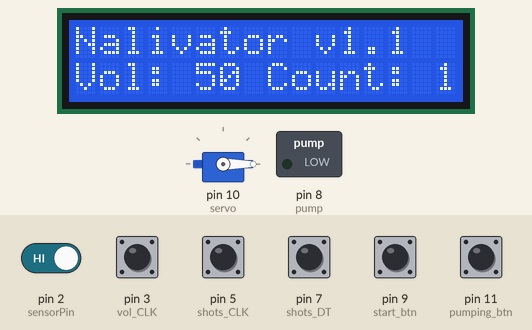
A sketch run on a simulated Arduino Uno, built with avr-gcc and run on an emulated ATmega328P. Parts: 16×2 character LCD, servo, switched loads named in the sketch (green lamp = pin HIGH). The test bench sets the inputs (shaded band); at power-on: pin 2 (sensorPin), pin 3 (vol_CLK), pin 5 (shots_CLK), pin 7 (shots_DT), pin 9 (start_btn), pin 11 (pumping_btn) HIGH. What the sketch prints to the serial monitor is not drawn.

Above: at 1.2 s.
1.3 s: pin 9 (start_btn) pulled LOW for 0.15 s
At 1.6 s:
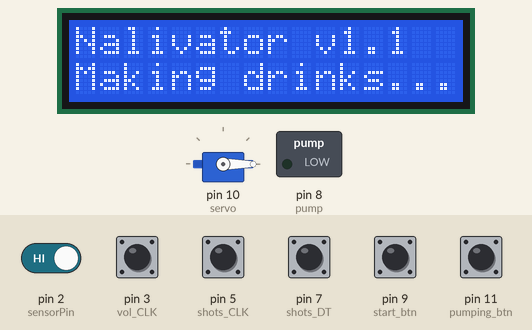
At 3.2 s:
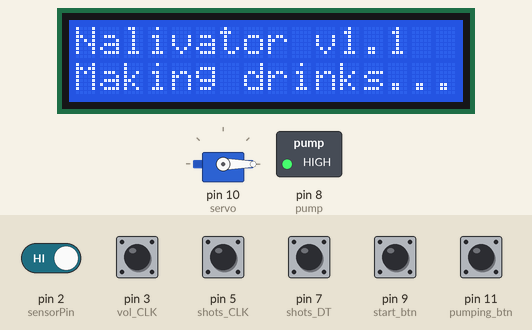
Timing chart, 0 to 44.3 s (numbered marks = the images above; inputs shaded):
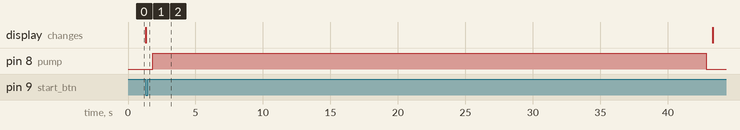

The sketch:

nalivator.ino
```cpp
#include <Wire.h>
#include <LiquidCrystal_I2C.h>
#include <Servo.h>

//#define VRX_PIN  A0 // Arduino pin connected to VRX pin
//#define VRY_PIN  A1 // Arduino pin connected to VRY pin
//#define VRS_PIN  4 // Arduino pin connected to VRS pin


// Volume encoder
#define vol_CLK 3
#define vol_DT 4
// Shots encoder
#define shots_CLK 5
#define shots_DT 7
// Start button
#define start_btn 9
// Servo
#define servo 10
// Pumping button
#define pumping_btn 11
// Pump
#define pump 8
// 100 ml - 82 sec


// Volume init values
int vol_currentStateCLK;
int vol_lastStateCLK;
String vol_currentDir ="";

// Shots init values
int shots_currentStateCLK;
int shots_lastStateCLK;
String shots_currentDir ="";

// Start button init values
int start_btn_state = 0;
// Pumping button init value
int pumping_btn_state = 0;
// Counter
byte sensorInterrupt = 0;  // 0 = digital pin 2; 1- pin 3
byte sensorPin       = 2;
float flowRate = 0.82;

Servo myservo;

String display_current_message ="";

int xValue = 0; // To store value of the X axis
int yValue = 0; // To store value of the Y axis
int sensorVal = 1;
int targetMl = 50;
int targetShots = 1;
int configMode;
int pumpingMode;
volatile byte pulseCount;
float totalMl = 0;
int angles[] = {-1, 0, 45, 90, 135, 180};
int currentShot = 0;

LiquidCrystal_I2C lcd(0x27,16,2);


int current_ml = 0;
int current_shot = 1;


void setup()
{
  lcd.init();
  lcd.backlight();// Включаем подсветку дисплея
  lcd.print("Nalivator v1.1");
  lcd.setCursor(0, 1);
  lcd.print(String("Vol: ")+targetMl+String(" Count: ")+targetShots);
  Serial.begin(9600);
  configMode = 1;
  pumpingMode = 0;

  // Volume encoder setup
  pinMode(vol_CLK,INPUT);
  pinMode(vol_DT,INPUT);
  vol_lastStateCLK = digitalRead(vol_CLK);
  // Shots encoder setup
  pinMode(shots_CLK,INPUT);
  pinMode(shots_DT,INPUT);
  vol_lastStateCLK = digitalRead(shots_CLK);
  // Start button setup
  pinMode(start_btn, INPUT_PULLUP);
  // Pumping button setup
  pinMode(pumping_btn, INPUT_PULLUP);
  // Servo setup
  myservo.attach(servo);
  myservo.write(0);
  // Pump setup
  pinMode(pump, OUTPUT);
  digitalWrite(pump, LOW);
  // Sensor setup
  pinMode(sensorPin, INPUT);
  digitalWrite(sensorPin, HIGH);
  attachInterrupt(sensorInterrupt, pulseCounter, FALLING);
  pulseCount = 0;


}


void loop()
{

  if (configMode == 1){
    //setConfig();
    volEncoder();
    shotsEncoder();
    lcdPrint(String("Vol: ")+targetMl+String(" Count: ")+targetShots);
    start_btn_state = digitalRead(start_btn);
    if (start_btn_state == LOW) {
      Serial.println("Start program: Pressed");
      configMode = 0;
    }
    pumping_btn_state = digitalRead(pumping_btn);
    if (pumping_btn_state == LOW){
      Serial.println("Pumping");
      configMode = 0;
      pumpingMode = 1;
      digitalWrite(pump, HIGH);
      lcdPrint("Pumping...");

    }
    delay(2);
    return;
  }

  if (configMode == 0 && pumpingMode == 0){
    //Serial.print("Making drinks! Vol:");
    //Serial.print(targetMl);
    //Serial.print(" Count:");
    //Serial.println(targetShots);
    makeDrinksByTyme();
  }

  if (configMode == 0 && pumpingMode == 1){
    pumping();
  }

  delay(200);

}


void makeDrinksByTyme(){
  lcdPrint("Making drinks...");
  for (int shot=1; shot <= targetShots; shot++){
    Serial.println(shot);
    myservo.write(angles[shot]);
    delay(500);
    digitalWrite(pump, HIGH);
    Serial.println((unsigned long)(targetMl*flowRate*1000));
    delay((unsigned long)(targetMl*flowRate*1000));
    digitalWrite(pump, LOW);
    delay(500);
  }
   myservo.write(0);
   configMode = 1;
   currentShot = 0;
   Serial.println("Program is done");
   lcdPrint(String("Vol: ")+targetMl+String(" Count: ")+targetShots);
}

void makeDrinks(){
  detachInterrupt(sensorInterrupt);
  if (currentShot == 0){
      Serial.println("Starting program");
      lcdPrint(String("Making drinks....."));
      currentShot++;
      myservo.write(angles[currentShot]);
      delay(500);
      digitalWrite(pump, HIGH);
  }
  totalMl = pulseCount/20.71;
  //totalMl = targetMl;
  String out = String("total pulses: ")+int(pulseCount)+String(" Total ml: ")+int(totalMl);
  Serial.println(out);
  if (totalMl >= targetMl){
    Serial.print("Done for shot: ");
    Serial.println(currentShot);
    digitalWrite(pump, LOW);
    totalMl = 0;
    pulseCount = 0;
    if (targetShots == currentShot){
      myservo.write(0);
      configMode = 1;
      currentShot = 0;
      Serial.println("Program is done");
     lcdPrint(String("Vol: ")+targetMl+String(" Count: ")+targetShots);
    }else{
      currentShot++;
      myservo.write(angles[currentShot]);
      delay(500);
      digitalWrite(pump, HIGH);
    }
  }
  attachInterrupt(sensorInterrupt, pulseCounter, FALLING);
}

void pumping(){
    Serial.println("Pumping");
    pumping_btn_state = digitalRead(pumping_btn);
    if (pumping_btn_state == HIGH){
      lcdPrint(String("Vol: ")+targetMl+String(" Count: ")+targetShots);
      Serial.println("Stop pumping");
      configMode = 1;
      pumpingMode = 0;
      digitalWrite(pump, LOW);
    }
    delay(1000);
}

void volEncoder(){
  vol_currentStateCLK = digitalRead(vol_CLK);
  if (vol_currentStateCLK != vol_lastStateCLK  && vol_currentStateCLK == 1){
    if (digitalRead(vol_DT) != vol_currentStateCLK) {
      vol_currentDir ="CCW";
      if (targetMl > 1){
        targetMl--;
      }
    } else {
      // Encoder is rotating CW so increment
      vol_currentDir ="CW";
      if (targetMl < 999){
        targetMl++;
      }
    }
    Serial.print("Volume direction: ");
    Serial.print(vol_currentDir);
    Serial.print(" | Target volume: ");
    Serial.println(targetMl);
  }
  vol_lastStateCLK = vol_currentStateCLK;
}

void shotsEncoder(){
  shots_currentStateCLK = digitalRead(shots_CLK);
  if (shots_currentStateCLK != shots_lastStateCLK  && shots_currentStateCLK == 1){
    if (digitalRead(shots_DT) != shots_currentStateCLK) {
      shots_currentDir ="CCW";
      if (targetShots < 5){
        targetShots++;
      }
    } else {
      // Encoder is rotating CW so increment
      shots_currentDir ="CW";
      if (targetShots > 1){
        targetShots--;
      }
    }
    Serial.print("Shots direction: ");
    Serial.print(shots_currentDir);
    Serial.print(" | Target shots: ");
    Serial.println(targetShots);
  }
  shots_lastStateCLK = shots_currentStateCLK;
}


/*
void setConfig(){
  xValue = analogRead(VRX_PIN);
  yValue = analogRead(VRY_PIN);
  sensorVal = digitalRead(VRS_PIN);

  if (xValue > 700){
    if (targetMl < 999){
      targetMl++;
    }
  }
  if (xValue < 300){
    if (targetMl > 1){
    targetMl--;
    }
  }

  if (yValue > 700){
    if (targetShots < 5){
      targetShots++;
    }
  }
  if (yValue < 300){
    if (targetShots > 1){
      targetShots--;
    }
  }

  if (sensorVal == 0){
    Serial.println("Press!!!");
    configMode = 0;
  }
  //Serial.println(sensorVal);
}
*/

void printTargets(){
  String display_new_message = String("Vol: ")+targetMl+String(" Count: ")+targetShots;
  if (display_current_message != display_new_message){
    display_current_message = display_new_message;
    lcd.setCursor(0, 1);
    lcd.print(display_current_message);
  }
}

void lcdPrint(String display_new_message){
  if (display_current_message != display_new_message){
    display_current_message = display_new_message;
    int num = 16-display_current_message.length();
    String out_str = display_current_message;
    for (int i=0; i<num; i++){
      out_str = out_str + " ";
    }
    lcd.setCursor(0, 1);
    lcd.print(out_str);
  }
}

void pulseCounter()
{
  // Increment the pulse counter
  pulseCount++;
}
```

Measured:
- after the input at 1.3 s, pin 8 (pump): LOW → HIGH after 0.52 s, → LOW 41.0 s later; the display: changes at once (image 1)
